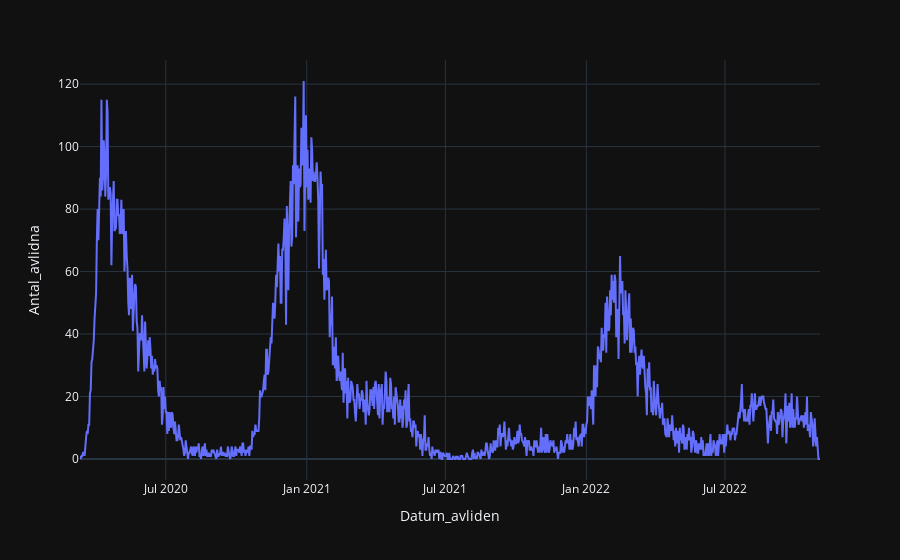

Source (notebook cell):
### Markdown cell above
Slutsats: Intensivvård = 👍<br><br>
Vårdpersonal:

![](https://i.imgflip.com/2kvdsg.jpg)
---

### Code cell
fig_avlidn = px.line(data_frame=avlidn, x="Datum_avliden", y="Antal_avlidna")
fig_avlidn.show()

### Figure 1 — Plotly figure (JSON) as saved in the notebook; plotly's stock layout.template omitted (floating-point values rounded to 4 significant figures; data arrays with more than 128 entries replaced by an {"elided": "..."} marker saying what was removed)
{"data": [{"hovertemplate": "Datum_avliden=%{x}<br>Antal_avlidna=%{y}<extra></extra>", "legendgroup": "", "line": {"color": "#636efa", "dash": "solid"}, "marker": {"symbol": "circle"}, "mode": "lines", "name": "", "orientation": "v", "showlegend": false, "type": "scatter", "x": {"elided": "968 str values"}, "xaxis": "x", "y": {"elided": "968 int values"}, "yaxis": "y"}], "layout": {"legend": {"tracegroupgap": 0}, "margin": {"t": 60}, "xaxis": {"anchor": "y", "domain": [0, 1], "title": {"text": "Datum_avliden"}}, "yaxis": {"anchor": "x", "domain": [0, 1], "title": {"text": "Antal_avlidna"}}}}
